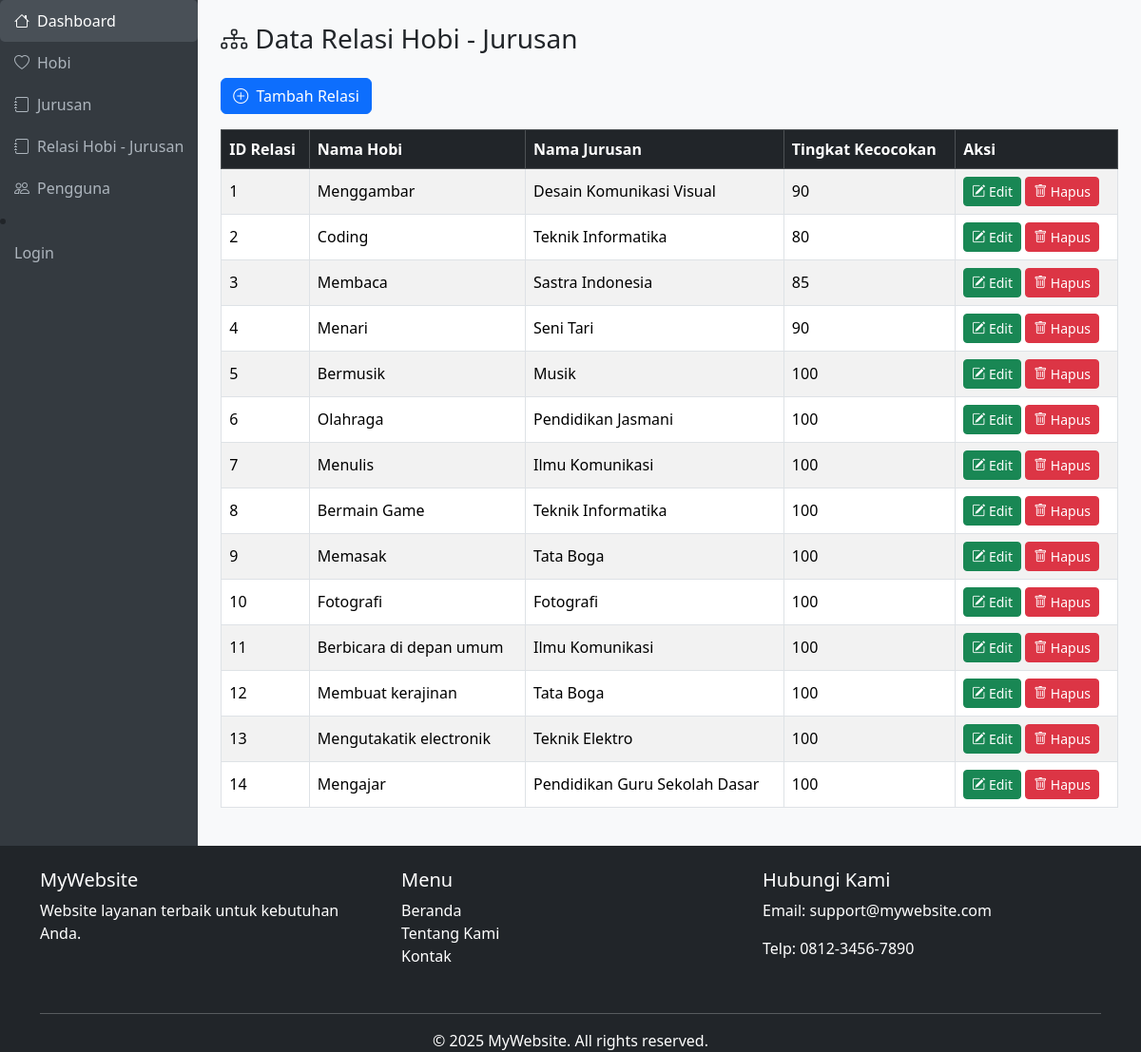
Screenshot of /admin/relasi-hobi-jurusan/index.php with the database file from the repository.
### tables this page shows
CREATE TABLE `relasi_hobi_jurusan` (
  `id_relasi` int(11) NOT NULL,
  `id_hobi` int(11) NOT NULL,
  `id_jurusan` int(11) NOT NULL,
  `tingkat_kecocokan` int(11) NOT NULL DEFAULT 100
);

CREATE TABLE `hobi` (
  `id` int(11) NOT NULL,
  `nama` varchar(100) NOT NULL
);

CREATE TABLE `jurusan` (
  `id` int(11) NOT NULL,
  `nama` varchar(100) NOT NULL
);

### admin/relasi-hobi-jurusan/index.php (the view, shortened to what this page needs)
<?php
require "../../database/database.php";
$sql = "
    SELECT
        relasi_hobi_jurusan.id_relasi,
        hobi.nama AS nama_hobi,
        jurusan.nama AS nama_jurusan,
        relasi_hobi_jurusan.tingkat_kecocokan
    FROM relasi_hobi_jurusan
    JOIN hobi ON relasi_hobi_jurusan.id_hobi = hobi.id
    JOIN jurusan ON relasi_hobi_jurusan.id_jurusan = jurusan.id
";
$result = mysqli_query($conn, $sql);
?>
<!DOCTYPE html>
<html lang="id">
<head>
    <link rel="stylesheet" href="https://cdn.jsdelivr.net/npm/bootstrap@5.3.3/dist/css/bootstrap.min.css">
    <link rel="stylesheet" href="https://cdn.jsdelivr.net/npm/bootstrap-icons@1.11.3/font/bootstrap-icons.min.css">
</head>
<body class="d-flex flex-column min-vh-100">
    <div class="d-flex flex-grow-1">
        <div class="sidebar">
            <?php require "../sidebar.php" ?>
        </div>
        <div class="flex-grow-1 p-4">
            <h3 class="mb-4"><i class="bi bi-diagram-3 me-2"></i>Data Relasi Hobi - Jurusan</h3>
            <a href="addRelasi.php" class="btn btn-primary mb-3">
                <i class="bi bi-plus-circle me-1"></i> Tambah Relasi
            </a>
            <div class="table-responsive">
                <table class="table table-bordered table-striped align-middle">
                    <thead class="table-dark">
                        <tr>
                            <th>ID Relasi</th>
                            <th>Nama Hobi</th>
                            <th>Nama Jurusan</th>
                            <th>Tingkat Kecocokan</th>
                            <th>Aksi</th>
                        </tr>
                    </thead>
                    <tbody>
                        <?php foreach ($result as $r): ?>
                        <tr>
                            <td><?= htmlspecialchars($r['id_relasi']) ?></td>
                            <td><?= htmlspecialchars($r['nama_hobi']) ?></td>
                            <td><?= htmlspecialchars($r['nama_jurusan']) ?></td>
                            <td><?= htmlspecialchars($r['tingkat_kecocokan']) ?></td>
                            <td>
                                <a href="editRelasi.php?id=<?= $r['id_relasi'] ?>" class="btn btn-success btn-sm">
                                    <i class="bi bi-pencil-square"></i> Edit
                                </a>
                                <a href="deleteRelasi.php?id=<?= $r['id_relasi'] ?>" class="btn btn-danger btn-sm"
                                    onclick="return confirm('Yakin hapus data ini?');">
                                    <i class="bi bi-trash"></i> Hapus
                                </a>
                            </td>
                        </tr>
                        <?php endforeach ?>
                    </tbody>
                </table>
            </div>
        </div>
    </div>
    <?php require "../footer.php" ?>
</body>
</html>

### admin/relasi-hobi-jurusan/index.php (style rules this page uses)
body { background-color: #f8f9fa; min-height: 100vh; }
.sidebar { background-color: #343a40; min-height: 100vh; }

### rows the page displays
relasi_hobi_jurusan: id_relasi "1", id_hobi.nama "Menggambar", id_jurusan.nama "Desain Komunikasi Visual", tingkat_kecocokan "90"
relasi_hobi_jurusan: id_relasi "2", id_hobi.nama "Coding", id_jurusan.nama "Teknik Informatika", tingkat_kecocokan "80"
relasi_hobi_jurusan: id_relasi "3", id_hobi.nama "Membaca", id_jurusan.nama "Sastra Indonesia", tingkat_kecocokan "85"
relasi_hobi_jurusan: id_relasi "4", id_hobi.nama "Menari", id_jurusan.nama "Seni Tari", tingkat_kecocokan "90"
relasi_hobi_jurusan: id_relasi "5", id_hobi.nama "Bermusik", id_jurusan.nama "Musik", tingkat_kecocokan "100"
relasi_hobi_jurusan: id_relasi "6", id_hobi.nama "Olahraga", id_jurusan.nama "Pendidikan Jasmani", tingkat_kecocokan "100"
relasi_hobi_jurusan: id_relasi "7", id_hobi.nama "Menulis", id_jurusan.nama "Ilmu Komunikasi", tingkat_kecocokan "100"
relasi_hobi_jurusan: id_relasi "8", id_hobi.nama "Bermain Game", id_jurusan.nama "Teknik Informatika", tingkat_kecocokan "100"
relasi_hobi_jurusan: id_relasi "9", id_hobi.nama "Memasak", id_jurusan.nama "Tata Boga", tingkat_kecocokan "100"
relasi_hobi_jurusan: id_relasi "10", id_hobi.nama "Fotografi", id_jurusan.nama "Fotografi", tingkat_kecocokan "100"
relasi_hobi_jurusan: id_relasi "11", id_hobi.nama "Berbicara di depan umum", id_jurusan.nama "Ilmu Komunikasi", tingkat_kecocokan "100"
relasi_hobi_jurusan: id_relasi "12", id_hobi.nama "Membuat kerajinan", id_jurusan.nama "Tata Boga", tingkat_kecocokan "100"
relasi_hobi_jurusan: id_relasi "13", id_hobi.nama "Mengutakatik electronik", id_jurusan.nama "Teknik Elektro", tingkat_kecocokan "100"
relasi_hobi_jurusan: id_relasi "14", id_hobi.nama "Mengajar", id_jurusan.nama "Pendidikan Guru Sekolah Dasar", tingkat_kecocokan "100"
